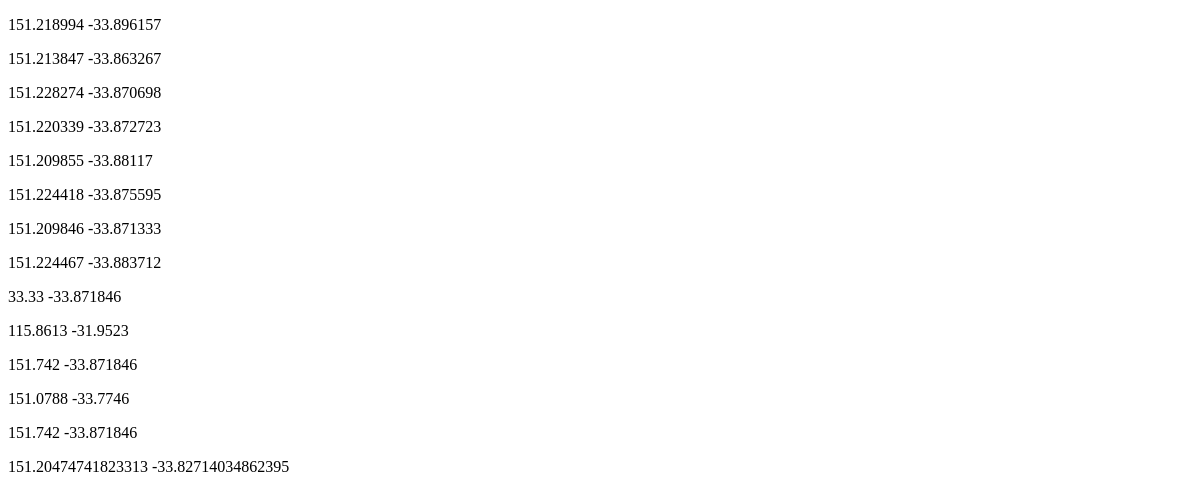
Before: /longlat with the older database file.
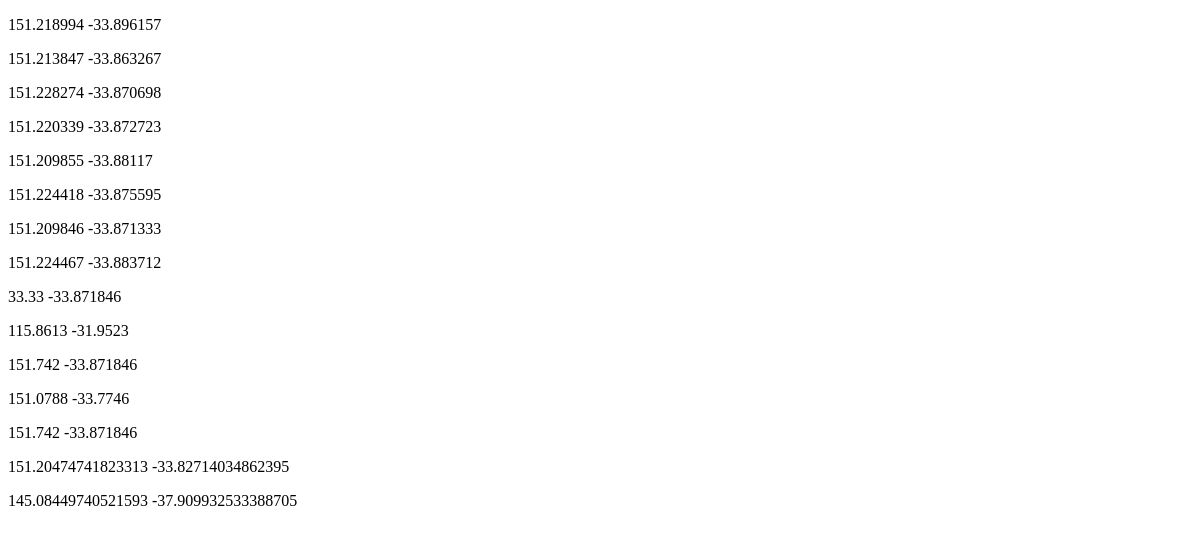
After: the same page with the newer database file.
### radius/models.py (models this page shows, shortened)
class Activity(models.Model):
    name = models.CharField(max_length=200, help_text='Activity Name')
    description = models.TextField(help_text='Activity Description')
    address = models.CharField(max_length=200, help_text='Activity Address')
    tags = models.ManyToManyField(ActivityTags, help_text='Select Tags')
    id = models.UUIDField(primary_key=True, default=uuid.uuid4,
                          help_text='Activity Key')
    datetime = models.DateTimeField(default=datetime.datetime.now())
    longitude = models.FloatField(default=151.7420)
    latitude = models.FloatField(default=-33.871846)
    image = models.ImageField(upload_to='images/', default='noimage.jpg')

### radius/views.py (the view)
# urls.py: path('longlat', views.longlat, name='longlattest'),
def longlat(request):
    activity_list = Activity.objects.all()
    context = {
        'activity_list': activity_list
    }
    return render(request, 'longlat.html', context)

### radius/templates/longlat.html (shortened to what this page needs)
<!DOCTYPE html>
<html lang="en">
<head>
{% for activity in activity_list %}
    <p>{{ activity.longitude }}
    {{ activity.latitude }}</p>
{% endfor %}
</head>
<body>
</body>
</html>

Changed rows visible on the page:
added Activity: longitude "145.08449740521593", latitude "-37.909932533388705"
